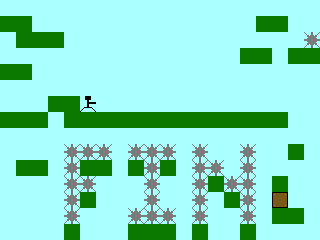

Below is a game level as drawn by its tile map, then a one-line description and the .tmx file that defines it, in full:
An orthogonal 20x15 tile map with 16x16 px tiles, 1 tile layer (Tile Layer 1).

<map version="1.2" tiledversion="1.2.5" orientation="orthogonal" renderorder="right-down" width="20" height="15" tilewidth="16" tileheight="16" infinite="0" backgroundcolor="#aaffff" nextlayerid="2" nextobjectid="1">
 <tileset firstgid="1" source="tiles.tsx" />
 <layer id="1" name="Tile Layer 1" width="20" height="15">
  <data encoding="csv">
1,1,1,1,1,1,1,1,1,1,1,1,1,1,1,1,1,1,1,1,
2,2,1,1,1,1,1,1,1,1,1,1,1,1,1,1,2,2,1,1,
18,2,2,2,1,1,1,1,1,1,1,1,1,1,1,1,18,18,1,3,
18,18,18,18,1,1,1,1,1,1,1,1,1,1,1,2,2,18,2,2,
2,2,18,18,1,1,1,1,1,1,1,1,1,1,1,18,18,18,18,18,
18,18,18,18,1,1,1,1,1,1,1,1,1,1,1,18,18,18,18,18,
18,18,18,2,2,5,1,1,1,1,1,1,1,1,1,1,1,1,1,18,
2,2,2,18,2,2,2,2,2,2,2,2,2,2,2,2,2,2,1,18,
18,18,18,18,18,18,18,18,18,18,18,18,18,18,18,18,18,1,1,18,
18,18,18,18,3,3,3,18,3,3,3,18,3,18,18,3,18,1,2,18,
18,2,2,18,3,2,2,18,2,3,2,18,3,3,18,3,18,1,1,18,
18,18,18,18,3,3,18,18,18,3,18,18,3,2,3,3,18,2,1,18,
18,18,18,18,3,2,18,18,18,3,18,18,3,18,2,3,18,4,1,18,
18,18,18,18,3,18,18,18,3,3,3,18,3,18,18,3,18,2,2,18,
18,18,18,18,2,18,18,18,2,2,2,18,2,18,18,2,18,18,18,18
</data>
 </layer>
</map>